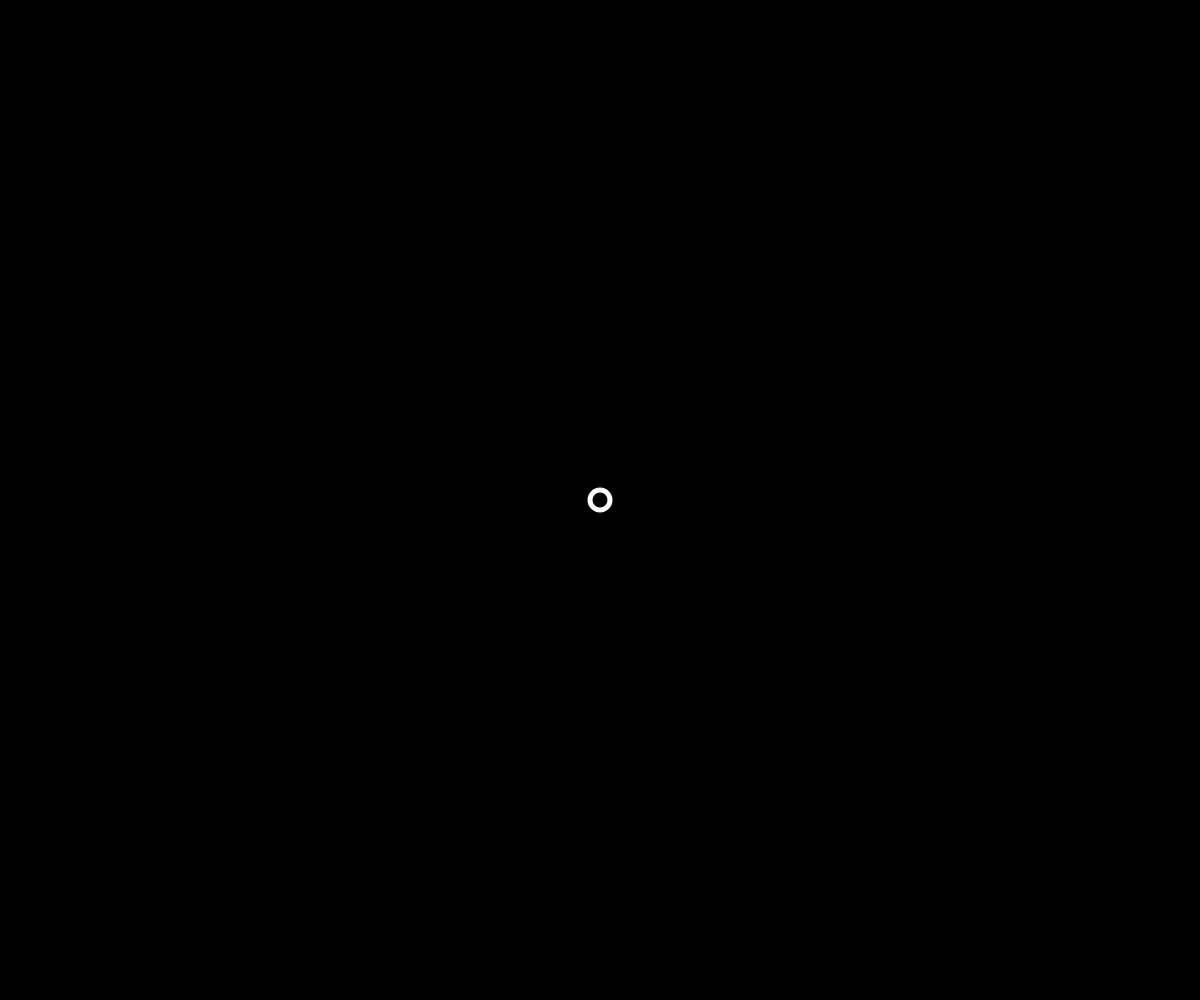
Frame 1 (no input)
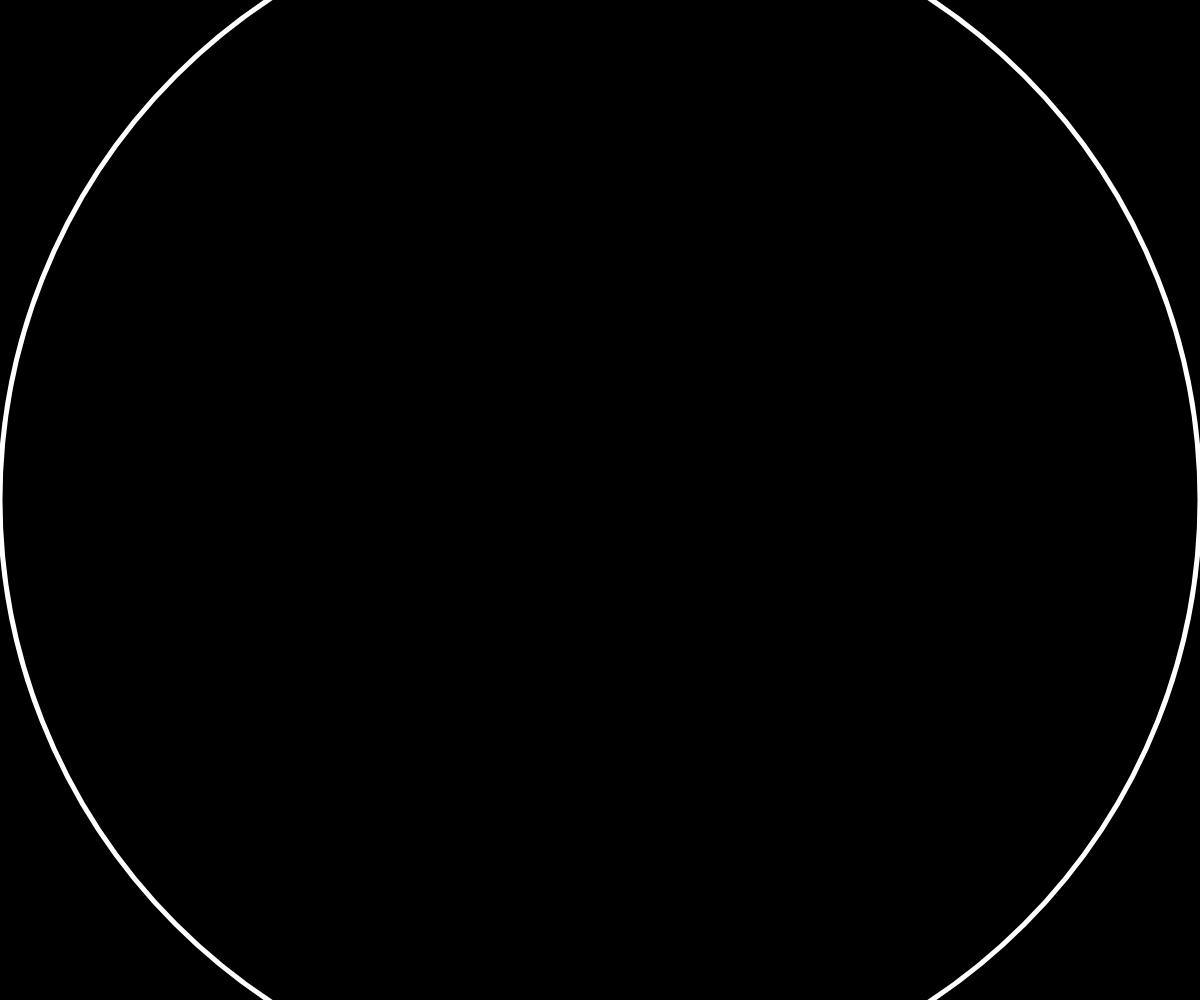
Frame 60 (no input)
Frame 120 (the mouse pressed at the canvas centre since frame 60): identical to frame 60, image omitted

The p5.js sketch that drew these frames (run headless with seeded random() and noise() and a simulated clock; from frame 60 on, the mouse is pressed at the canvas centre):

// p5.js sketch
// ── sketch.js
let ondaX;
let ondaY;
let ondaSize;

function setup() {
  createCanvas(windowWidth, windowHeight);
  noFill();
  strokeWeight(5);
  ondaX = width / 2;
  ondaY = height / 2;
  ondaSize = 0;
}

function draw() {
  background(0);
  stroke(255);
  ondaSize += 20;
  circle(ondaX, ondaY, ondaSize);
}

function mousePressed() {
  ondaX = mouseX;
  ondaY = mouseY;
  ondaSize = 0;
}

function windowResized() {
  resizeCanvas(windowWidth, windowHeight);
}

// ── sketch2.js
function setup() {
  createCanvas(windowWidth, windowHeight);
  fill(255);
  noStroke();
}

function draw() {
  background(0);

  push();
  translate(width / 2, height / 2);
  for (let i = 0; i < 5000; i++) {
    let a = random(0, TWO_PI);
    let h = randomGaussian(mouseX / 200);
    let r = (exp(h) - 10) / (exp(h) + 1);
    let x = 400 * r * cos(a);
    let y = 400 * r * sin(a);
    circle(x, y, 2);
  }
  pop();

  circle(mouseX, height - 20, 4);
}

function windowResized() {
  resizeCanvas(windowWidth, windowHeight);
}

// ── sketch3.js
let points = [],
  x,
  j,
  lines_length = 10,
  x_spacing = (y_spacing = lines_length * 2 - 2);

function setup() {
  createCanvas(windowWidth, windowHeight);

  for (x = 0; x < width / x_spacing; x++) {
    for (y = 0; y < height / y_spacing; y++) {
      points.push(createVector(x * x_spacing, y * y_spacing));
    }
  }
}

function draw() {
  background(0);

  points.forEach(function (point) {
    drawVectorFromPoint(point);
  });
}

function drawVectorFromPoint(anchorLocation) {
  let mouse = createVector(mouseX, mouseY);
  let lineVector = p5.Vector.sub(mouse, anchorLocation);
  lineVector.setMag(lines_length);

  stroke(255);
  line(
    anchorLocation.x,
    anchorLocation.y,
    anchorLocation.x + lineVector.x,
    anchorLocation.y + lineVector.y
  );
}

function windowResized() {
  resizeCanvas(windowWidth, windowHeight);
}

// ── sketch4.js
let max_distance;

function setup() {
  createCanvas(windowWidth, windowHeight);
  stroke(0);
  strokeWeight(1.5);
  fill(255);
  max_distance = dist(0, 0, width, height);
}

function draw() {
  background(0);

  for (let a = 0; a <= width; a += 30) {
    for (let b = 0; b <= height; b += 30) {
      let size = dist(mouseX, mouseY, a, b) / 1000;
      size = constrain(max_distance / size / 3, 6, 50);
      circle(a, b, size);
    }
  }
}

function windowResized() {
  resizeCanvas(windowWidth, windowHeight);
}

// ── style.css
html,
body {
  margin: 0;
  padding: 0;
}

canvas {
  display: block;
}

.text {
  font-family: Roboto Mono;
  font-size: 13px;
  color: white;
  position: absolute;
  bottom: 14px;
  text-align: center;
  margin: auto;
  width: 100%;
}
